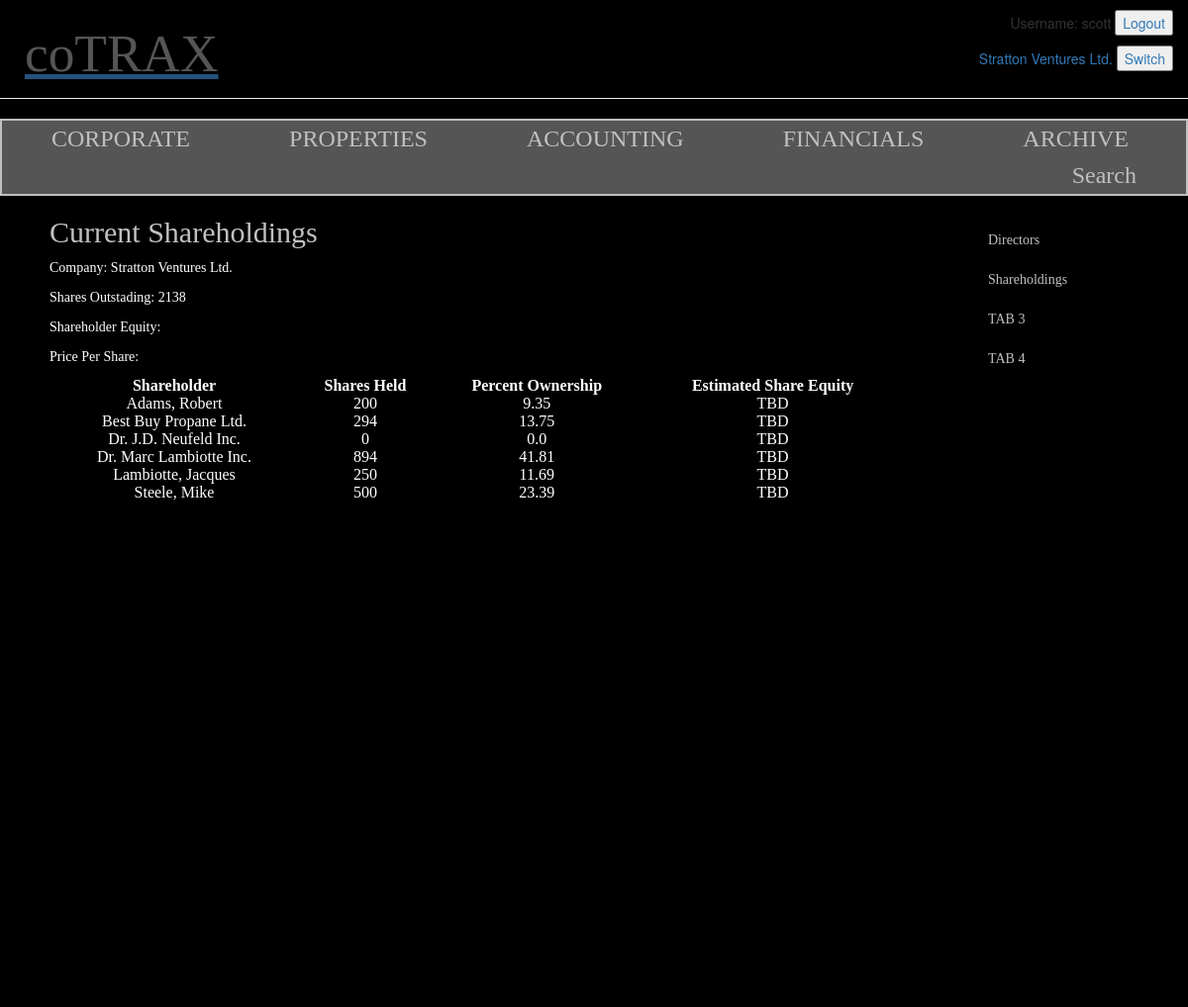
The page /2/shareholdings/ (signed in) on the database its author committed.
### reco/models.py (models this page shows, shortened)
class Account_Holder(models.Model):
    name = models.CharField(max_length=100)
    entry_by = models.ForeignKey('auth.User',default='')
    address = models.CharField(max_length=200)
    city = models.CharField(max_length=50)
    province = models.ForeignKey('Province')
    postalcode = models.CharField(max_length=50)

class Personal_Shareholder(models.Model):
    company = models.ForeignKey('Account_Holder')
    category = models.ForeignKey('Shareholder_Type')
    name = models.CharField(max_length=25)
    fname = models.CharField(max_length=25)
    def __str__(self):
        return self.name+', '+self.fname

class Shareholder(models.Model):
    company = models.ForeignKey('Account_Holder')
    category = models.ForeignKey('Shareholder_Type')
    name = models.CharField(max_length=50)
    def __str__(self):
        return self.name

### reco/views.py (the view)
# urls.py: url(r'^(?P<pk>[0-9]+)/shareholdings/$', views.company_sharelog, name='company_sharelog'),
@login_required
def company_sharelog(request, pk):
    company = get_object_or_404(Account_Holder, pk=pk)
    s1 = Personal_Shareholder.objects.filter(company__pk=pk)
    s2 = Shareholder.objects.filter(company__pk=pk)
    result_list = sorted(chain(s1,s2),key=lambda instance: instance.name)
    shareholdings = []
    for sh in result_list:
        if str(sh.category) == 'Individual':
            transactions = Personal_Shares.objects.filter(shareholder__pk=sh.id)
        else:
            transactions = Corporate_Shares.objects.filter(shareholder__pk=sh.id)
        tally = 0
        for t in transactions:
            if str(t.transaction_type) == 'Issue':
                tally += t.number_of_shares
            elif str(t.transaction_type) == 'Buy':
                tally += t.number_of_shares
            else:
                tally -= t.number_of_shares
        shareholdings.append(tally)
    total_shares = sum(shareholdings)
    percents = []
    for i in shareholdings:
        percents.append(round(100*i/total_shares,2))
    data = zip(result_list, shareholdings, percents)
    return render(request, 'reco/sharelog.html', {'company':company, 'total_shares':total_shares, 'data':data})

### reco/models.py (called while the page is built)
    def __str__(self):
        return self.category

    def __str__(self):
        return self.name

### reco/templates/reco/sharelog.html
{% extends 'reco/base.html' %}
{% block content %}
    <div class="side-menu">
        <ul>
            <li><a href="{% url 'reco:company_directors' pk=company.id %}">Directors</li>
            <li><a href="{% url 'reco:company_sharelog' pk=company.id %}">Shareholdings</li>
            <li><a href="http://google.com" </a>TAB 3</li>
            <li><a href="http://google.com" </a>TAB 4</li>
        </ul>
    </div>
        <h2>Current Shareholdings</h2>
        <p>Company: {{ company.name }}</p>
        <p>Shares Outstading: {{ total_shares }}</p>
        <p>Shareholder Equity: </p>
        <p>Price Per Share: </p>
	<table style="width:75%">
            <tr>
                <th>Shareholder</th>
                <th>Shares Held</th>
                <th>Percent Ownership</th>
                <th>Estimated Share Equity</th>
            </tr>
            {% for shareholder, shares, percent in data %}
                <tr>
                    <td>{{ shareholder }}</td>
                    <td>{{ shares }}</td>
                    <td>{{ percent }}</td>
                    <td>TBD</td>
                </tr>
            {% endfor %}
        </table>
    {% endblock %}

### reco/templates/reco/base.html (shortened to what this page needs)
{% load staticfiles %}
<html>
    <head>
        <link rel="stylesheet" href="//maxcdn.bootstrapcdn.com/bootstrap/3.2.0/css/bootstrap.min.css">
        <link rel="stylesheet" href="//maxcdn.bootstrapcdn.com/bootstrap/3.2.0/css/bootstrap-theme.min.css">
        <link rel="stylesheet" href="{% static 'css/reco.css' %}">
    </head>
    <body>
            <div class="userbar">
                <ul>
                {% if user.is_authenticated %}
                    <li>Username: {{ user.username }} <button type="button"><a href="{% url 'logout' %}">Logout</button></li>
                    <li>{{ company.name }} <button type="button"><a href="{% url 'reco:company_select' %}">Switch</button></li>
                {% else %}
                    <li>Registered User? <button type="button"><a href="{% url 'login' %}">Login</button></li>
                    <li>New User? Register</li>
                {% endif %}
                </ul>
            </div>
        <div class="page-header">
            <h1>coTRAX</h1>
        </div>
        <div class="top-menu">
            <ul>
                <li><a href="{% url 'reco:company_home' pk=company.id %}">CORPORATE</li>
                <li><a href="{% url 'reco:buildings_list' pk=company.id %}">PROPERTIES</li>
                <li><a href="{% url 'reco:accounting_overview' pk=company.id %}">ACCOUNTING</li>
                <li><a href="{% url 'reco:financials_view' pk=company.id %}">FINANCIALS</li>
                <li><a href="{% url 'reco:archive_view' pk=company.id %}">ARCHIVE</li>
                <li style="float:right"><a href="http://google.com" </a>Search</li>
            </ul>
        </div>
	<div class="content">
            {% block content %}
            {% endblock %}
	</div>
   </body>
</html>

### reco/static/css/reco.css (style rules this page uses)
.page-header { background-color: #36454fk; margin-top: 0; padding: 5px 5px 5px 5px; }
.page-header h1, .page-header h1 a, .page-header h1 a:visited, .page-header h1 a:active { color: #555; font-size: 40pt; font-family: Verdana; margin-left: 20px; text-decoration: none; }
.userbar ul { list-style-type: none; margin: 0; padding: 0; float: right; background-color: black; width: 25%; }
.userbar li { text-align:right; padding-top: 10px; padding-bottom: 0px; padding-right:15px; }
body { background: black; }
.top-menu ul { list-style-type: none; margin: 0; padding: 0; overflow: hidden; background-color: #555; border: 2px solid silver; }
.top-menu li { float: left; }
.top-menu li a { display: block; font-family: Verdana; font: 18pt bold; color: silver; text-align: center; padding: 0px 50px; margin-top: 5px; margin-bottom: 5px; text-decoration: none; }
.side-menu ul { list-style-type: none; margin: 0; padding: 0; float: right; background-color: black; width: 18%; height: 100%; overflow: auto; }
.side-menu li { text-align: left; }
.side-menu li a { display: block; padding: 5px; color: silver; font-family: Verdana; font: 16pt; text-decoration: none; }
.content { margin-left: 50px; font-family: Verdana; color: white; }
.content p, .content p a { color: white; text-decoration: none; }
.content h2, .content h2 a { color: silver; font-family: Verdana; font: 16pt; text-decoration: none; }
th, td, td a { color: white; text-align: center; }

### rows shown on the page
Account_Holder: name "Stratton Ventures Ltd."
Personal_Shareholder: name+fname "Adams, Robert", shares "200", percent "9.35"
Shareholder: name "Best Buy Propane Ltd.", shares "294", percent "13.75"
Shareholder: name "Dr. J.D. Neufeld Inc.", shares "0", percent "0.0"
Shareholder: name "Dr. Marc Lambiotte Inc.", shares "894", percent "41.81"
Personal_Shareholder: name+fname "Lambiotte, Jacques", shares "250", percent "11.69"
Personal_Shareholder: name+fname "Steele, Mike", shares "500", percent "23.39"

### other values the page prints
{{ user.username }} "scott"
{{ total_shares }} "2138"
